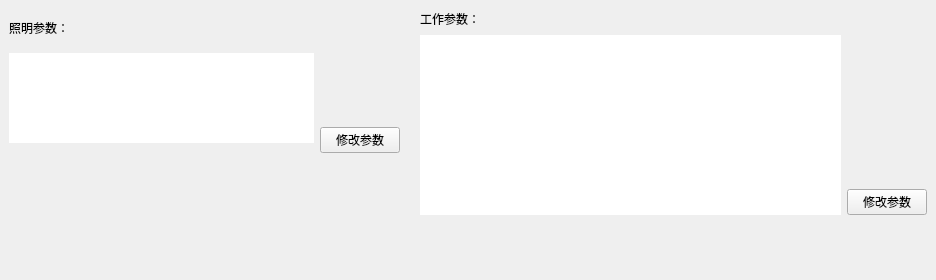
                  <widget class="QWidget" name="tabSlavePara">
                   <attribute name="title">
                    <string>控制参数</string>
                   </attribute>
                   <widget class="QWidget" name="layoutWidget">
                    <property name="geometry">
                     <rect>
                      <x>9</x>
                      <y>9</y>
                      <width>918</width>
                      <height>262</height>
                     </rect>
                    </property>
                    <layout class="QHBoxLayout" name="horizontalLayout_40">
                     <item>
                      <layout class="QVBoxLayout" name="verticalLayout_20">
                       <item>
                        <layout class="QHBoxLayout" name="horizontalLayout_11">
                         <item>
                          <layout class="QVBoxLayout" name="verticalLayout_18">
                           <item>
                            <layout class="QHBoxLayout" name="horizontalLayout_6">
                             <item>
                              <widget class="QLabel" name="label_6">
                               <property name="sizePolicy">
                                <sizepolicy hsizetype="Minimum" vsizetype="Minimum">
                                 <horstretch>0</horstretch>
                                 <verstretch>0</verstretch>
                                </sizepolicy>
                               </property>
                               <property name="minimumSize">
                                <size>
                                 <width>0</width>
                                 <height>0</height>
                                </size>
                               </property>
                               <property name="maximumSize">
                                <size>
                                 <width>16777215</width>
                                 <height>22</height>
                                </size>
                               </property>
                               <property name="text">
                                <string>照明参数：</string>
                               </property>
                              </widget>
                             </item>
                             <item>
                              <spacer name="horizontalSpacer_3">
                               <property name="orientation">
                                <enum>Qt::Horizontal</enum>
                               </property>
                               <property name="sizeType">
                                <enum>QSizePolicy::Expanding</enum>
                               </property>
                               <property name="sizeHint" stdset="0">
                                <size>
                                 <width>20</width>
                                 <height>20</height>
                                </size>
                               </property>
                              </spacer>
                             </item>
                            </layout>
                           </item>
                           <item>
                            <widget class="QTableWidget" name="tablewidgetZhaoMing">
                             <property name="minimumSize">
                              <size>
                               <width>305</width>
                               <height>90</height>
                              </size>
                             </property>
                             <property name="maximumSize">
                              <size>
                               <width>385</width>
                               <height>90</height>
                              </size>
                             </property>
                             <property name="focusPolicy">
                              <enum>Qt::NoFocus</enum>
                             </property>
                             <property name="styleSheet">
                              <string notr="true">border: 0px solid #B8B8B8;</string>
                             </property>
                             <property name="verticalScrollBarPolicy">
                              <enum>Qt::ScrollBarAlwaysOff</enum>
                             </property>
                             <property name="horizontalScrollBarPolicy">
                              <enum>Qt::ScrollBarAlwaysOff</enum>
                             </property>
                             <property name="editTriggers">
                              <set>QAbstractItemView::NoEditTriggers</set>
                             </property>
                            </widget>
                           </item>
                          </layout>
                         </item>
                         <item>
                          <layout class="QVBoxLayout" name="verticalLayout_19">
                           <item>
                            <spacer name="verticalSpacer_4">
                             <property name="orientation">
                              <enum>Qt::Vertical</enum>
                             </property>
                             <property name="sizeHint" stdset="0">
                              <size>
                               <width>20</width>
                               <height>118</height>
                              </size>
                             </property>
                            </spacer>
                           </item>
                           <item>
                            <widget class="QPushButton" name="btnSetZhaoMingPrar">
                             <property name="text">
                              <string>修改参数</string>
                             </property>
                            </widget>
                           </item>
                          </layout>
                         </item>
                         <item>
                          <spacer name="horizontalSpacer_44">
                           <property name="orientation">
                            <enum>Qt::Horizontal</enum>
                           </property>
                           <property name="sizeHint" stdset="0">
                            <size>
                             <width>40</width>
                             <height>20</height>
                            </size>
                           </property>
                          </spacer>
                         </item>
                        </layout>
                       </item>
                       <item>
                        <spacer name="verticalSpacer_5">
                         <property name="orientation">
                          <enum>Qt::Vertical</enum>
                         </property>
                         <property name="sizeType">
                          <enum>QSizePolicy::Expanding</enum>
                         </property>
                         <property name="sizeHint" stdset="0">
                          <size>
                           <width>20</width>
                           <height>90</height>
                          </size>
                         </property>
                        </spacer>
                       </item>
                      </layout>
                     </item>
                     <item>
                      <layout class="QVBoxLayout" name="verticalLayout_49">
                       <item>
                        <layout class="QHBoxLayout" name="horizontalLayout_10">
                         <item>
                          <layout class="QVBoxLayout" name="verticalLayout_17">
                           <item>
                            <layout class="QHBoxLayout" name="horizontalLayout_5">
                             <item>
                              <widget class="QLabel" name="label_7">
                               <property name="sizePolicy">
                                <sizepolicy hsizetype="Minimum" vsizetype="Minimum">
                                 <horstretch>0</horstretch>
                                 <verstretch>0</verstretch>
                                </sizepolicy>
                               </property>
                               <property name="maximumSize">
                                <size>
                                 <width>16777215</width>
                                 <height>22</height>
                                </size>
                               </property>
                               <property name="text">
                                <string>工作参数：</string>
                               </property>
                              </widget>
                             </item>
                             <item>
                              <spacer name="horizontalSpacer_4">
                               <property name="orientation">
                                <enum>Qt::Horizontal</enum>
                               </property>
                               <property name="sizeHint" stdset="0">
                                <size>
                                 <width>40</width>
                                 <height>20</height>
                                </size>
                               </property>
                              </spacer>
                             </item>
                            </layout>
                           </item>
                           <item>
                            <widget class="QTableWidget" name="tableWidgetFangHuCang">
                             <property name="minimumSize">
                              <size>
                               <width>421</width>
                               <height>0</height>
                              </size>
                             </property>
                             <property name="maximumSize">
                              <size>
                               <width>491</width>
                               <height>180</height>
                              </size>
                             </property>
                             <property name="focusPolicy">
                              <enum>Qt::NoFocus</enum>
                             </property>
                             <property name="styleSheet">
                              <string notr="true">border: 0px solid #B8B8B8;</string>
                             </property>
                             <property name="editTriggers">
                              <set>QAbstractItemView::NoEditTriggers</set>
                             </property>
                             <property name="selectionMode">
                              <enum>QAbstractItemView::NoSelection</enum>
                             </property>
                            </widget>
                           </item>
                          </layout>
                         </item>
                         <item>
                          <layout class="QVBoxLayout" name="verticalLayout_15">
                           <item>
                            <spacer name="verticalSpacer_6">
                             <property name="orientation">
                              <enum>Qt::Vertical</enum>
                             </property>
                             <property name="sizeHint" stdset="0">
                              <size>
                               <width>20</width>
                               <height>148</height>
                              </size>
                             </property>
                            </spacer>
                           </item>
                           <item>
                            <widget class="QPushButton" name="btnSetFangHuCangPara">
                             <property name="text">
                              <string>修改参数</string>
                             </property>
                            </widget>
                           </item>
                          </layout>
                         </item>
                        </layout>
                       </item>
                       <item>
                        <spacer name="verticalSpacer_2">
                         <property name="orientation">
                          <enum>Qt::Vertical</enum>
                         </property>
                         <property name="sizeHint" stdset="0">
                          <size>
                           <width>20</width>
                           <height>40</height>
                          </size>
                         </property>
                        </spacer>
                       </item>
                      </layout>
                     </item>
                    </layout>
                   </widget>
                  </widget>
